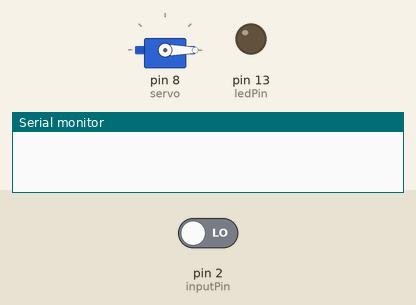
Bench run of a sketch on a simulated Arduino Uno, built with avr-gcc and run on an emulated ATmega328P. Shown: servo, output pins drawn as LEDs (lit = HIGH), the last lines printed to the serial monitor. The test bench sets the inputs (shaded band); at power-on: pin 2 (inputPin) LOW.

Above: at 3.2 s.
3.3 s: pin 2 (inputPin) driven HIGH
At 4.1 s:
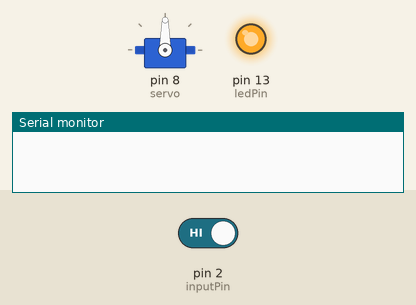
At 4.9 s:
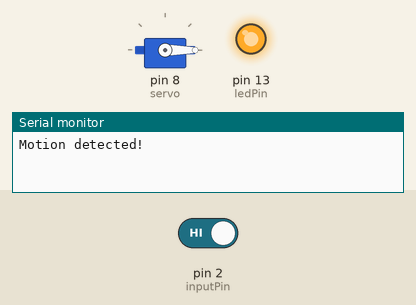
5.8 s: pin 2 (inputPin) driven LOW
At 6.1 s:
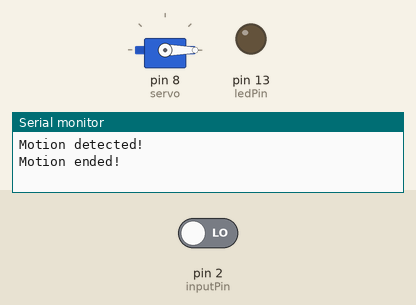
Timing chart, 0 to 8.8 s (numbered marks = the images above; inputs shaded):
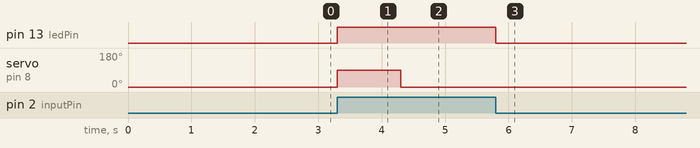

Measured:
- after the input at 3.3 s, pin 13 (ledPin): LOW → HIGH at once; servo on pin 8 (servo): 0° → 90° at once, → 0° 1.0 s later
- after the input at 5.8 s, pin 13 (ledPin): HIGH → LOW at once

The sketch:

IoTPetFeeder.ino
```cpp
#include "Servo.h"
Servo servo;
int ledPin = 13;                // choose the pin for the LED
int inputPin = 2;               // choose the input pin (for PIR sensor)
int pirState = LOW;             // we start, assuming no motion detected
int val = 0;                    // variable for reading the pin status

// Muhammad Faisal Amir 		6706160014
// Pramana Putra				6706160074
// Lintang Prayogo				6706162125

void setup() {
  pinMode(ledPin, OUTPUT);      // declare LED as output
  pinMode(inputPin, INPUT);     // declare sensor as input
    servo.attach(8);
    servo.write(0);
    delay(2000);
  Serial.begin(9600);
}

void loop(){
  val = digitalRead(inputPin);  // read input value
  if (val == HIGH) {            // check if the input is HIGH
    digitalWrite(ledPin, HIGH);  // turn LED ON
    if (pirState == LOW) {
      // we have just turned on
        servo.write(90);
        delay(1000);
         servo.write(0);
        Serial.println("Motion detected!");
      // We only want to print on the output change, not state
      pirState = HIGH;
    }
  } else {
    digitalWrite(ledPin, LOW); // turn LED OFF
    if (pirState == HIGH){
      // we have just turned of
      // move servo to zero de
      Serial.println("Motion ended!");
      // We only want to print on the output change, not state
      pirState = LOW;
    }
  }
}
```
